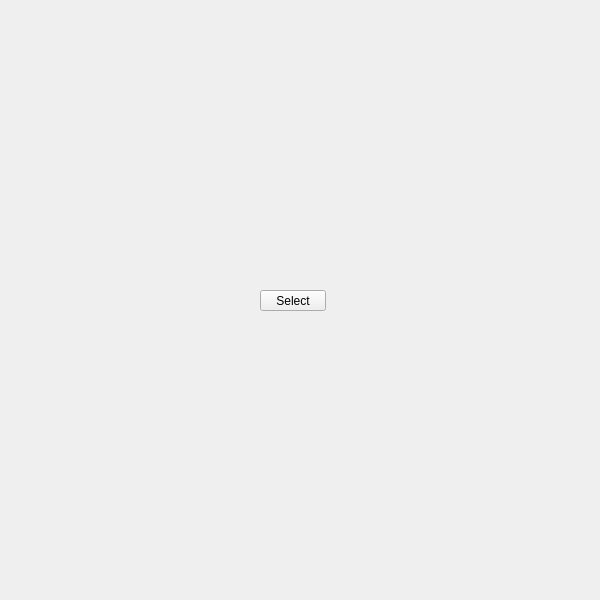
<?xml version="1.0" encoding="UTF-8"?>
<ui version="4.0">
 <class>QtUi</class>
 <widget class="QMainWindow" name="QtUi">
  <property name="enabled">
   <bool>true</bool>
  </property>
  <property name="geometry">
   <rect>
    <x>0</x>
    <y>0</y>
    <width>600</width>
    <height>600</height>
   </rect>
  </property>
  <property name="sizePolicy">
   <sizepolicy hsizetype="Ignored" vsizetype="Ignored">
    <horstretch>0</horstretch>
    <verstretch>0</verstretch>
   </sizepolicy>
  </property>
  <property name="minimumSize">
   <size>
    <width>0</width>
    <height>0</height>
   </size>
  </property>
  <property name="maximumSize">
   <size>
    <width>600</width>
    <height>600</height>
   </size>
  </property>
  <property name="cursor">
   <cursorShape>ArrowCursor</cursorShape>
  </property>
  <property name="toolButtonStyle">
   <enum>Qt::ToolButtonIconOnly</enum>
  </property>
  <property name="tabShape">
   <enum>QTabWidget::Triangular</enum>
  </property>
  <property name="dockNestingEnabled">
   <bool>true</bool>
  </property>
  <property name="dockOptions">
   <set>QMainWindow::AllowNestedDocks|QMainWindow::AllowTabbedDocks|QMainWindow::AnimatedDocks|QMainWindow::ForceTabbedDocks</set>
  </property>
  <widget class="QWidget" name="widget">
   <property name="sizePolicy">
    <sizepolicy hsizetype="Ignored" vsizetype="Ignored">
     <horstretch>0</horstretch>
     <verstretch>0</verstretch>
    </sizepolicy>
   </property>
   <widget class="QPushButton" name="i002">
    <property name="geometry">
     <rect>
      <x>260</x>
      <y>290</y>
      <width>66</width>
      <height>21</height>
     </rect>
    </property>
    <property name="minimumSize">
     <size>
      <width>0</width>
      <height>21</height>
     </size>
    </property>
    <property name="maximumSize">
     <size>
      <width>66</width>
      <height>21</height>
     </size>
    </property>
    <property name="accessibleName">
     <string>select</string>
    </property>
    <property name="text">
     <string>Select</string>
    </property>
   </widget>
  </widget>
 </widget>
 <resources/>
 <connections/>
 <designerdata>
  <property name="gridDeltaX">
   <number>5</number>
  </property>
  <property name="gridDeltaY">
   <number>10</number>
  </property>
  <property name="gridSnapX">
   <bool>true</bool>
  </property>
  <property name="gridSnapY">
   <bool>true</bool>
  </property>
  <property name="gridVisible">
   <bool>true</bool>
  </property>
 </designerdata>
</ui>
